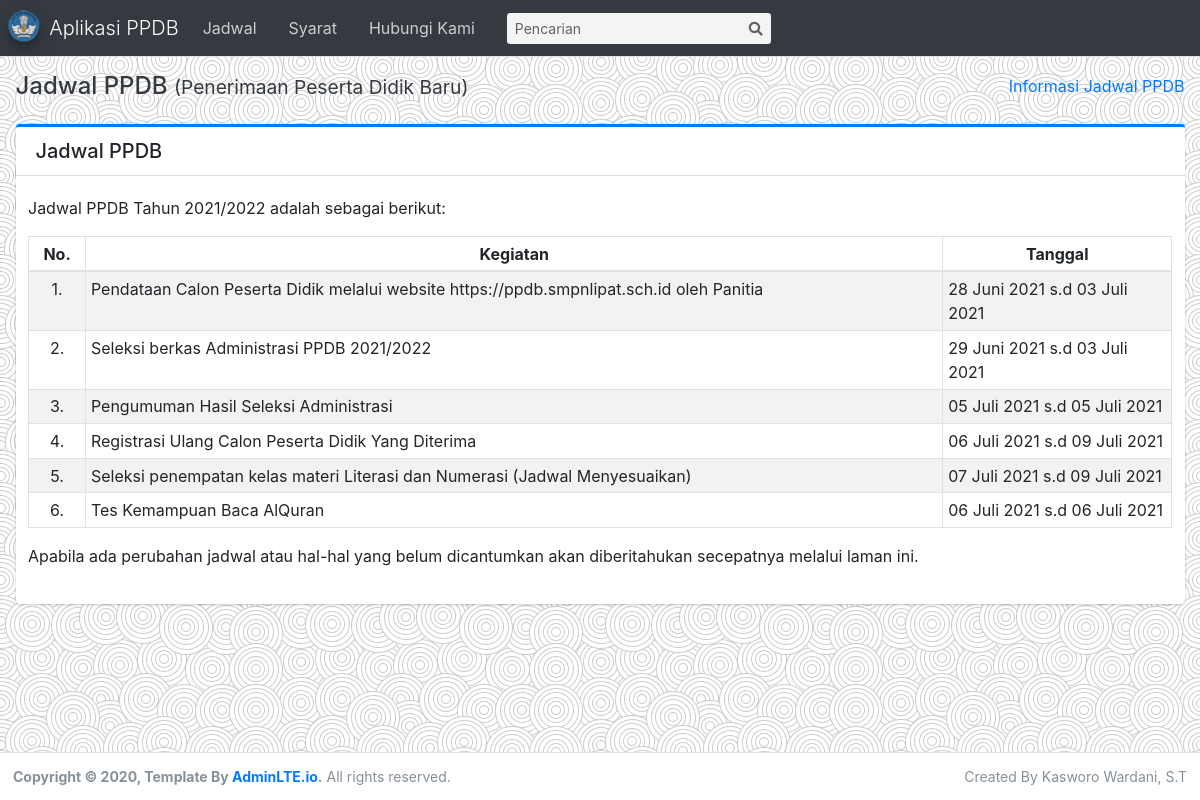
/bkp/index.php?p=jadwal, run on the app's committed database.
### tables this page shows
CREATE TABLE `tb_thpel` (
  `kdthpel` char(5) NOT NULL,
  `nmthpel` varchar(50) DEFAULT NULL,
  `aktif` char(1) DEFAULT NULL,
  `awal` date NOT NULL,
  PRIMARY KEY (`kdthpel`)
);

CREATE TABLE `tb_jadwal` (
  `kdjadwal` char(10) NOT NULL,
  `kdthpel` char(5) DEFAULT NULL,
  `awal` datetime DEFAULT NULL,
  `akhir` datetime NOT NULL,
  `kegiatan` varchar(250) NOT NULL,
  `main` enum('1','0') DEFAULT NULL,
  PRIMARY KEY (`kdjadwal`)
);

### config/fungsi_tgl.php (called while the page is built)
<?php
if (!function_exists('indonesian_date')) {
    function indonesian_date($date)
    {
        $indonesian_month = array("Januari", "Februari", "Maret",
            "April", "Mei", "Juni",
            "Juli", "Agustus", "September",
            "Oktober", "November", "Desember");
        $year        = substr($date, 0, 4);
        $month       = substr($date, 5, 2);
        $currentdate = substr($date, 8, 2);
        if($month>=1)
            {
                $result = $currentdate . " " . $indonesian_month[(int) $month - 1] . " " . $year;
            }
        else
        {
            $result = '';
        }
        return $result;
    }
}
?>

### bkp/jadwal.php (the view)
<?php
include "config/konfigurasi.php";
include "config/fungsi_tgl.php";
$query=mysqli_query($sqlconn,"SELECT nmthpel FROM tb_thpel WHERE aktif='Y'");
	$t=mysqli_fetch_array($query);
	$thpel=substr($t['nmthpel'],0,9);
?>
<div class="card card-primary card-outline">
	<div class="card-header">
		<h5 class="m-0">Jadwal PPDB</h5>
	</div>
	<div class="card-body">
		<div class="row align-items-center">
		<p align="justify">
			Jadwal PPDB Tahun <?php echo $thpel;?> adalah sebagai berikut:
		</p>
		<table class="table table-striped table-bordered table-sm">
			<thead>
				<tr>
					<th style="width:5%;text-align:center">No.</th>
					<th style="text-align:center">Kegiatan</th>
					<th style="width:20%;text-align:center">Tanggal</th>
				</tr>
			</thead>
			<tbody>
				<?php
					$sql=mysqli_query($sqlconn,"SELECT j.* FROM tb_jadwal j INNER JOIN tb_thpel t USING(kdthpel) WHERE t.aktif='Y'");
					$no=0;
					while($row=mysqli_fetch_array($sql))
					{
						$no++;
				?>
				<tr>
					<td align="center"><?php echo $no.'.';?></td>
					<td><?php echo $row['kegiatan'];?></td>
					<td>
					<?php echo indonesian_date($row['awal']).' s.d '.indonesian_date($row['akhir']);?>
					</td>
				</tr>
				<?php }	?>
			</tbody>
		</table>
        <p>Apabila ada perubahan jadwal atau hal-hal yang belum dicantumkan akan diberitahukan secepatnya melalui laman ini.</p>
		</div>
	</div>
</div>

### data on the page
tb_thpel: nmthpel "2021/2022"
tb_jadwal: kegiatan "Pendataan Calon Peserta Didik melalui website https://ppdb.smpnlipat.sch.id oleh Panitia", awal "28 Juni 2021", akhir "03 Juli 2021"
tb_jadwal: kegiatan "Seleksi berkas Administrasi PPDB 2021/2022", awal "29 Juni 2021", akhir "03 Juli 2021"
tb_jadwal: kegiatan "Pengumuman Hasil Seleksi Administrasi", awal "05 Juli 2021", akhir "05 Juli 2021"
tb_jadwal: kegiatan "Registrasi Ulang Calon Peserta Didik Yang Diterima", awal "06 Juli 2021", akhir "09 Juli 2021"
tb_jadwal: kegiatan "Seleksi penempatan kelas materi Literasi dan Numerasi (Jadwal Menyesuaikan)", awal "07 Juli 2021", akhir "09 Juli 2021"
tb_jadwal: kegiatan "Tes Kemampuan Baca AlQuran", awal "06 Juli 2021", akhir "06 Juli 2021"

### other printed values
$info "Informasi Jadwal PPDB"
